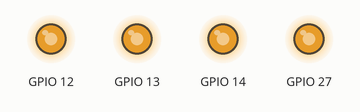
The program below on a simulated ESP32. On the bench: output pins drawn as LEDs (lit = HIGH).

Above: at 0.05 s.
At 3.75 s:
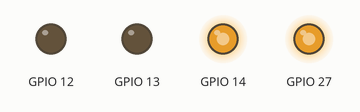
At 5.6 s:
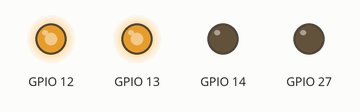
At 7.5 s:
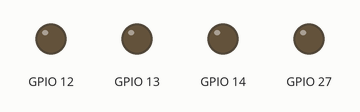
Timing chart, 0 to 9.8 s (numbered marks = the images above):
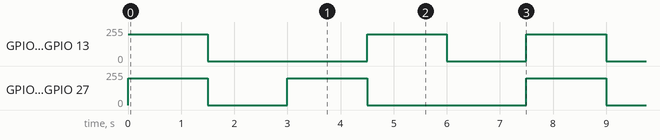

The program:

main.cpp
```cpp
#include <Arduino.h>
#include "Rover/Rover.h"

int velocidad = 200;
int espera = 1500;

Rover rover(12, 13, 14, 27);

void InicializarSerial(){
  Serial.begin(9600);
}

void setup() {
  InicializarSerial();
}

void loop() {
  rover.avanzar(velocidad);
  delay(espera);
  rover.retroceder(velocidad);
  delay(espera);
  rover.girarDerecha(velocidad);
  delay(espera);
  rover.girarIzquierda(velocidad);
  delay(espera);
  rover.detenerse();
  delay(espera);
}
```

Rover.cpp
```cpp
#include "Rover.h"

Rover::Rover(int pinIzquierdaA, int pinIzquierdaB, int pinDerechaA, int pinDerechaB)
    : _ruedaIzquierda(pinIzquierdaA, pinIzquierdaB), _ruedaDerecha(pinDerechaA, pinDerechaB) {

}

void Rover::avanzar(int velocidad) {
    _ruedaIzquierda.girar(velocidad, 0);
    _ruedaDerecha.girar(velocidad, 0);
}

void Rover::retroceder(int velocidad) {
    _ruedaIzquierda.girar(0, velocidad);
    _ruedaDerecha.girar(0, velocidad);
}

void Rover::detenerse() {
    _ruedaIzquierda.detenerse();
    _ruedaDerecha.detenerse();
}

void Rover::girarIzquierda(int velocidad) {
    _ruedaIzquierda.girar(velocidad, 0);
    _ruedaDerecha.girar(0, velocidad);
}

void Rover::girarDerecha(int velocidad) {
    _ruedaIzquierda.girar(0, velocidad);
    _ruedaDerecha.girar(velocidad, 0);
}
```

Rover.h
```cpp
#ifndef Rover_h
#define Rover_h

#include <Arduino.h>
#include "../Rueda/Rueda.h"

class Rover {

    public:
        Rover(int pinIzquierdaA, int pinIzquierdaB, int pinDerechaA, int pinDerechaB);
        void avanzar(int velocidad);
        void retroceder(int velocidad);
        void detenerse();
        void girarIzquierda(int velocidad);
        void girarDerecha(int velocidad);
    private:
        Rueda _ruedaIzquierda;
        Rueda _ruedaDerecha;
};

#endif
```

Rueda.cpp
```cpp
#include "Rueda.h"

Rueda::Rueda(int pin_ruedaA, int pin_ruedaB) {
    _pin_asignadoA = pin_ruedaA;
    _pin_asignadoB = pin_ruedaB;
    inicializar();
};

void Rueda::inicializar() {
    pinMode(_pin_asignadoA, OUTPUT);
    pinMode(_pin_asignadoB, OUTPUT);
}

void Rueda::girar(int velocidadA, int velocidadB) {
    analogWrite(_pin_asignadoA, velocidadA);
    analogWrite(_pin_asignadoB, velocidadA);
};

void Rueda::detenerse() {
    analogWrite(_pin_asignadoA, LOW);
    analogWrite(_pin_asignadoB, LOW);
};
```

Rueda.h
```cpp
#ifndef Rueda_h
#define Rueda_h

#include <Arduino.h>

class Rueda
{

    public:
        Rueda(int pin_ruedaA, int pin_ruedaB);
        void inicializar();
        void girar(int velocidadA, int velocidadB);
        void detenerse();
    private:
        int _pin_asignadoA;
        int _pin_asignadoB;
};

#endif
```

Measured:
- by itself, GPIO 12, GPIO 13: repeats every 7.5 s: 0/255 3.0 s, 200/255 1.5 s, 0/255 1.5 s, 200/255 1.5 s
- by itself, GPIO 14, GPIO 27: repeats every 7.5 s: 0/255 1.5 s, 200/255 1.5 s, 0/255 3.0 s, 200/255 1.5 s
